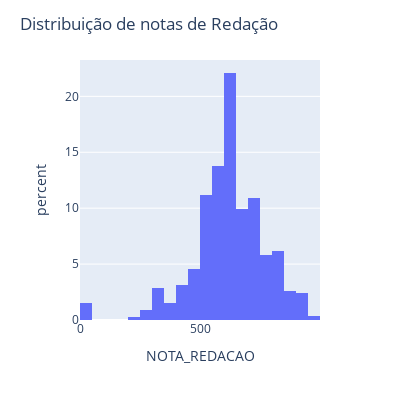

The code cell stored with this chart in its notebook:
### Markdown cell above
TESTES DE NORMALIDADE

Existem testes de normalidade numéricos e testes gráficos:

-Shapiro-Wilk (limite de 5000 amostras)

-Kolmogorov_Smirnov (mais robusto)

-Histograma 

-QQplot

### Code cell
# Testes de Normalidade
import plotly.express as px
grafico =  px.histogram (dataset_sp,  x = "NOTA_REDACAO", nbins=32, histnorm='percent',) 
grafico.update_layout(width=400,height=400,title_text='Distribuição de notas de Redação') 
grafico.show()

### Figure 1 — Plotly figure (JSON) as saved in the notebook; plotly's stock layout.template omitted (floating-point values rounded to 4 significant figures; data arrays with more than 128 entries replaced by an {"elided": "..."} marker saying what was removed)
{"data": [{"alignmentgroup": "True", "bingroup": "x", "histnorm": "percent", "hovertemplate": "NOTA_REDACAO=%{x}<br>percent=%{y}<extra></extra>", "legendgroup": "", "marker": {"color": "#636efa", "pattern": {"shape": ""}}, "name": "", "nbinsx": 32, "offsetgroup": "", "orientation": "v", "showlegend": false, "type": "histogram", "x": {"elided": "81231 int values"}, "xaxis": "x", "yaxis": "y"}], "layout": {"barmode": "relative", "height": 400, "legend": {"tracegroupgap": 0}, "margin": {"t": 60}, "title": {"text": "Distribuição de notas de Redação"}, "width": 400, "xaxis": {"anchor": "y", "domain": [0, 1], "title": {"text": "NOTA_REDACAO"}}, "yaxis": {"anchor": "x", "domain": [0, 1], "title": {"text": "percent"}}}}
